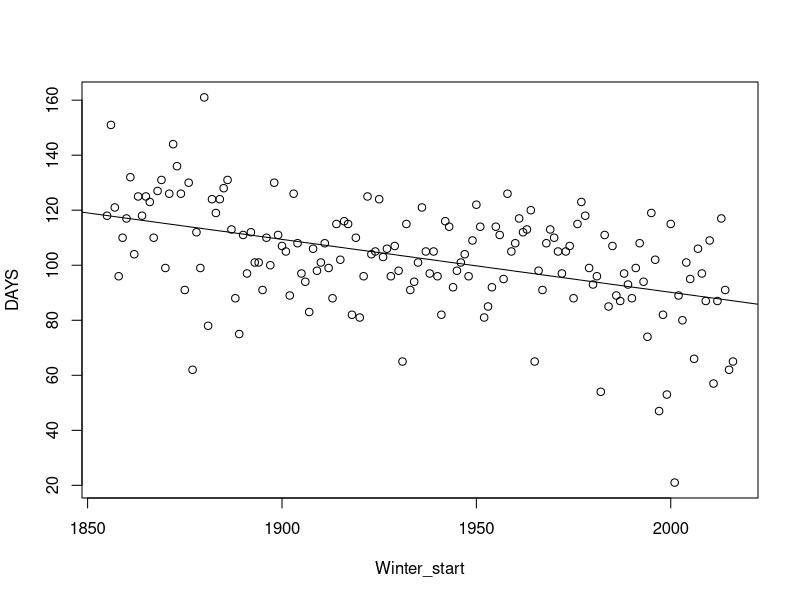
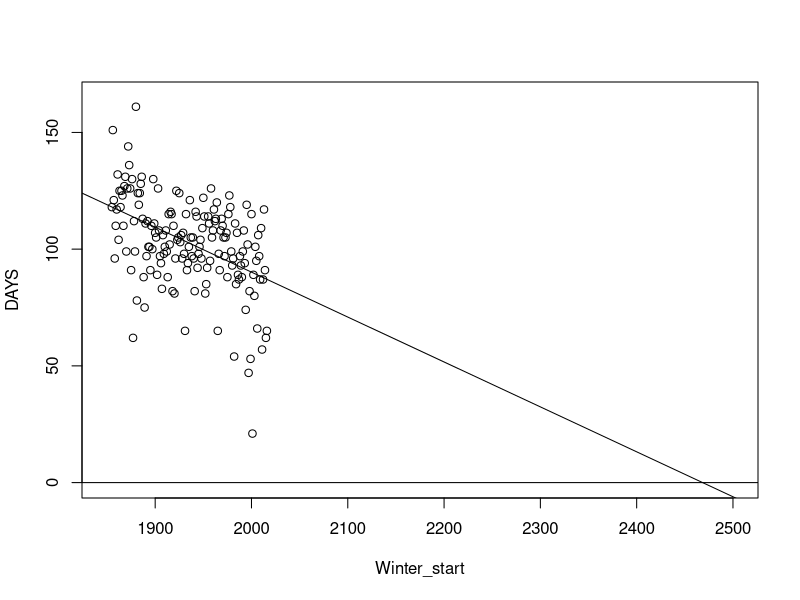
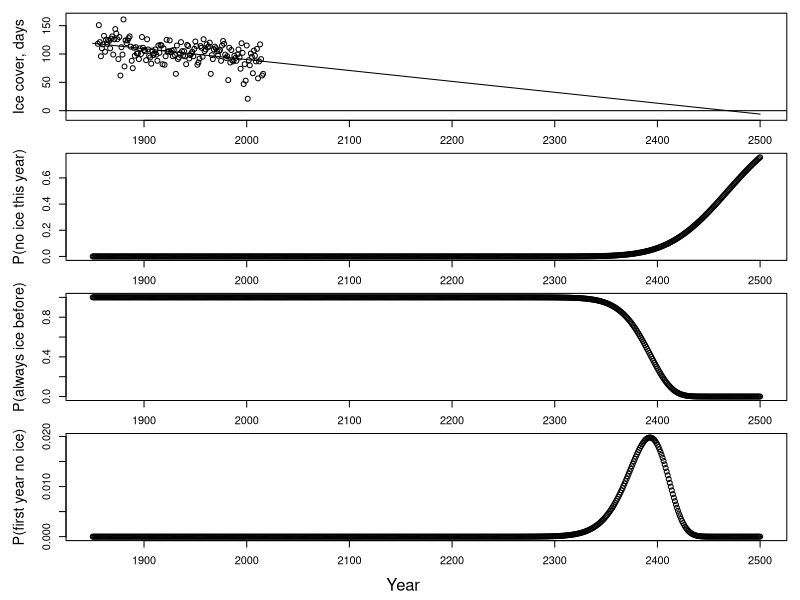

Source code (R) for these figures, in order:
#Script to calc probabilities of no ice cover on Mendota
#CDB, 3/14/17

#read in data, scraped from http://www.aos.wisc.edu/~sco/lakes/Mendota-ice.html
dat = read.csv("MendotaIce_1855_2016.csv", stringsAsFactors=FALSE)

#plot time series of cover
plot(dat[,c("Winter_start", "DAYS")])

#linear model for days of ice cover
ice_lm = lm(DAYS~Winter_start, data=dat)
summary(ice_lm)
abline(ice_lm)

#plot extended
plot(dat[,c("Winter_start", "DAYS")], xlim=c(1850, 2500), ylim=c(0, 165))
abline(ice_lm)
abline(h=0)

#sd of scatter around trend
SD = sd(resid(ice_lm))

# 'probability' of no ice in a given year (assume linear trend and constant scatter around trend)
prob_noIce = data.frame(Winter_start=1850:2500)
prob_noIce$Cover_trend = predict(ice_lm, prob_noIce)
prob_noIce$P_noIce_thisYear = pnorm(-1*prob_noIce$Cover_trend,mean=prob_noIce$Cover_trend, sd=SD)
prob_noIce$P_yesIce_thisYear = 1 - prob_noIce$P_noIce_thisYear

#probability of continuous ice up to a given year (ignoring that we have observations up to 2016, probably okay as those probabilities are essentially 1)
P_alwaysIce_toThisYear_inclusive = cumprod(prob_noIce$P_yesIce_thisYear)
P_alwaysIce_beforeThisYear = c(1,P_alwaysIce_toThisYear_inclusive[-length(P_alwaysIce_toThisYear_inclusive)])
prob_noIce$P_alwaysIce_beforeThisYear = P_alwaysIce_beforeThisYear

#probability that a given year is the first w/o ice cover
prob_noIce$P_thisYear_firstNoIce = prob_noIce$P_alwaysIce_beforeThisYear * prob_noIce$P_noIce_thisYear

#plot
png("Mendota_iceCover.png")
par(mfrow=c(4,1), mar=c(1.5,4.5,1,1), oma=c(3,0.5,0,0), cex.lab=1.3)
plot(prob_noIce[c("Winter_start", "Cover_trend")], type="l", ylim=c(-10,165), ylab="Ice cover, days")
abline(h=0)
points(dat[,c("Winter_start", "DAYS")])
plot(prob_noIce[c("Winter_start", "P_noIce_thisYear")], ylab="P(no ice this year)")
plot(prob_noIce[c("Winter_start", "P_alwaysIce_beforeThisYear")], ylab="P(always ice before)")
plot(prob_noIce[c("Winter_start", "P_thisYear_firstNoIce")], ylab="P(first year no ice)")
mtext("Year", side=1, outer=TRUE, line=1.5)
dev.off()

#best guess
prob_noIce[which.max(prob_noIce$P_thisYear_firstNoIce), "Winter_start"]
max(prob_noIce$P_thisYear_firstNoIce)